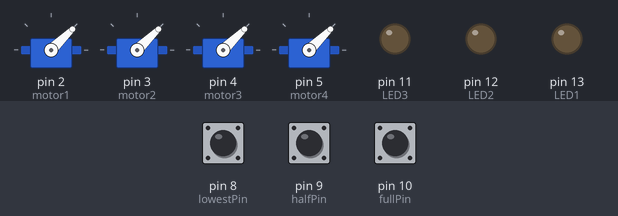
A sketch run on a simulated Arduino Uno, built with avr-gcc and run on an emulated ATmega328P. Shown: 4 × servo, output pins drawn as LEDs (lit = HIGH). Inputs (shaded band) come from the test bench; at power-on: pin 8 (lowestPin) HIGH, pin 9 (halfPin) HIGH, pin 10 (fullPin) HIGH.

Above: at 1.2 s.
1.3 s: pin 8 (lowestPin) pulled LOW for 0.15 s
At 1.37 s:
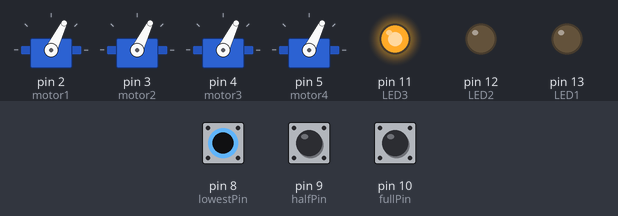
2.9 s: pin 9 (halfPin) pulled LOW for 0.15 s
At 2.97 s:
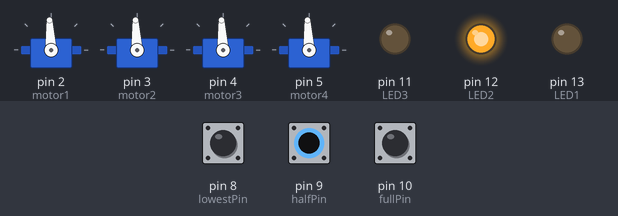
4.5 s: pin 10 (fullPin) pulled LOW for 0.15 s
At 4.57 s:
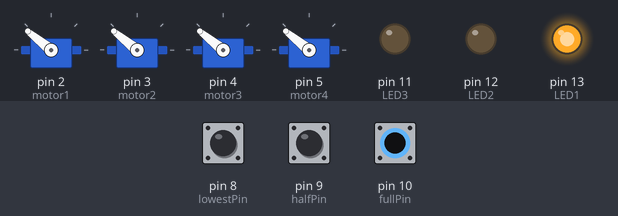
6.1 s: pin 10 (fullPin) pulled LOW for 3.2 s
At 10.5 s:
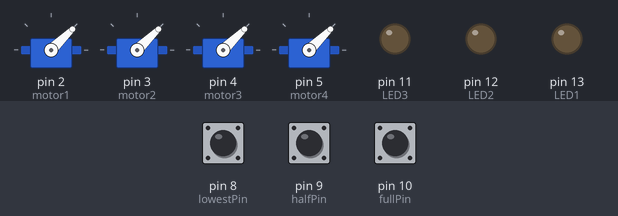
10.8 s: pin 8 (lowestPin) pulled LOW for 3.2 s
At 11.7 s:
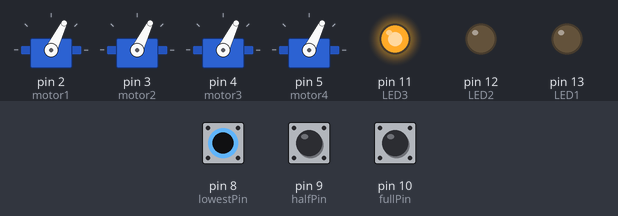
Timing chart, 0 to 15.5 s (numbered marks = the images above; inputs shaded):
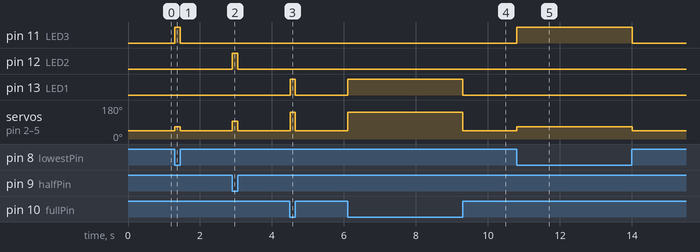

Measured:
- after the input at 1.3 s, pin 11 (LED3): LOW → HIGH at once, → LOW 0.15 s later; servo on pin 2 (motor1), servo on pin 3 (motor2), servo on pin 4 (motor3), servo on pin 5 (motor4): 44° → 64° at once, → 44° 0.15 s later
- after the input at 2.9 s, pin 12 (LED2): LOW → HIGH at once, → LOW 0.15 s later; servo on pin 2 (motor1), servo on pin 3 (motor2), servo on pin 4 (motor3), servo on pin 5 (motor4): 44° → 93° at once, → 44° 0.15 s later
- after the input at 4.5 s, pin 13 (LED1): LOW → HIGH at once, → LOW 0.15 s later; servo on pin 2 (motor1), servo on pin 3 (motor2), servo on pin 4 (motor3), servo on pin 5 (motor4): 44° → 141° at once, → 44° 0.15 s later
- after the input at 6.1 s, pin 13 (LED1): LOW → HIGH at once, → LOW 3.2 s later; servo on pin 2 (motor1), servo on pin 3 (motor2), servo on pin 4 (motor3), servo on pin 5 (motor4): 44° → 141° at once, → 44° 3.2 s later
- after the input at 10.8 s, pin 11 (LED3): LOW → HIGH at once, → LOW 3.2 s later; servo on pin 2 (motor1), servo on pin 3 (motor2), servo on pin 4 (motor3), servo on pin 5 (motor4): 44° → 64° at once, → 44° 3.2 s later

The sketch:

incremental_motor_test.ino
```cpp
#include <Servo.h>

//Input pins
const int lowestPin = 8;
const int halfPin = 9;
const int fullPin = 10;

//LED output pins
const int LED1 =  13;
const int LED2 =  12;
const int LED3 =  11;

//Servo object
Servo motor1;
Servo motor2;
Servo motor3;
Servo motor4;

//Stored state(HIGH/LOW)
int lowestState = 0;
int halfState = 0;
int fullState = 0;

void setup(){
  pinMode(lowestPin, INPUT_PULLUP);
  pinMode(halfPin, INPUT_PULLUP);
  pinMode(fullPin, INPUT_PULLUP);
  pinMode(LED1, OUTPUT);
  pinMode(LED2, OUTPUT);
  pinMode(LED3, OUTPUT);
  motor1.attach(2);
  motor2.attach(3);
  motor3.attach(4);
  motor4.attach(5);
}
void loop(){
  lowestState = digitalRead(lowestPin);
  halfState = digitalRead(halfPin);
  fullState = digitalRead(fullPin);


  if(fullState == LOW){//using pullup, so this is off
    full();//fullState first, so basically the highest power wins
  }else if(halfState == LOW){
    half();
  }else if(lowestState == LOW){
    lowest();
  }else{
    off();//Turn it OFF
  }
}

void off(){
  servoWriteAll(1000);
  digitalWrite(LED1, LOW);
  digitalWrite(LED2, LOW);
  digitalWrite(LED3, LOW);
}

void full(){
  servoWriteAll(2000);
  digitalWrite(LED1, HIGH);
  digitalWrite(LED2, LOW);
  digitalWrite(LED3, LOW);
}

void half(){
  servoWriteAll(1500);
  digitalWrite(LED1, LOW);
  digitalWrite(LED2, HIGH);
  digitalWrite(LED3, LOW);
}

void lowest(){
  servoWriteAll(1200);
  digitalWrite(LED1, LOW);
  digitalWrite(LED2, LOW);
  digitalWrite(LED3, HIGH);
}

void servoWriteAll(int val){
  motor1.write(val);
  motor2.write(val);
  motor3.write(val);
  motor4.write(val);
}
```
